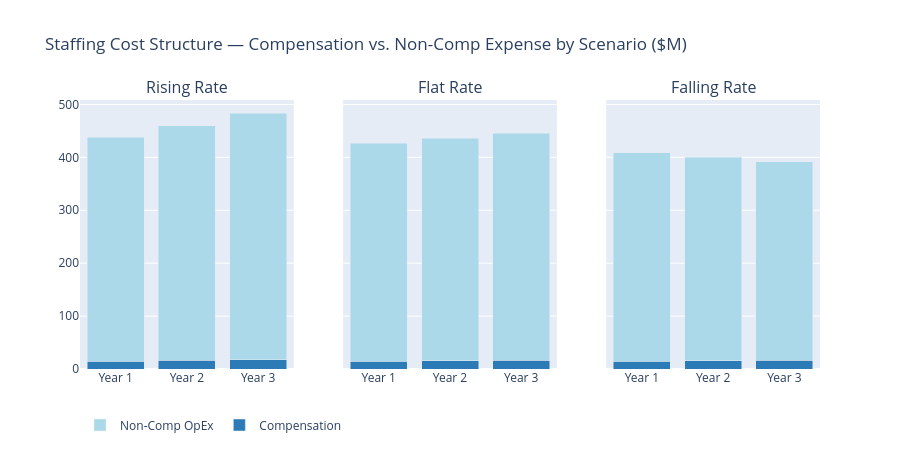

Notebook cell for this chart:
### Code cell
# SECTION 5B — Stacked Bar Chart: Comp vs Non-Comp Expense
# Shows management where cost pressure lives and whether productivity
# gains are flowing through to the expense line

fig = make_subplots(rows=1, cols=3,
                    subplot_titles=list(scenario_results.keys()),
                    shared_yaxes=True)

for col_idx, (name, df) in enumerate(scenario_results.items(), start=1):
    comp_vals    = df["Total Comp Expense ($M)"].tolist()
    noncomp_vals = (df["Noninterest Expense ($M)"] - df["Total Comp Expense ($M)"]).tolist()
    years        = df["Year"].tolist()

    fig.add_trace(go.Bar(
        name="Compensation",
        x=years, y=comp_vals,
        marker_color="#2c7bb6",
        showlegend=(col_idx == 1)
    ), row=1, col=col_idx)

    fig.add_trace(go.Bar(
        name="Non-Comp OpEx",
        x=years, y=noncomp_vals,
        marker_color="#abd9e9",
        showlegend=(col_idx == 1)
    ), row=1, col=col_idx)

fig.update_layout(
    barmode="stack",
    title_text="Staffing Cost Structure — Compensation vs. Non-Comp Expense by Scenario ($M)",
    height=450,
    legend=dict(orientation="h", y=-0.15)
)
fig.show()

### Figure 1 — Plotly figure (JSON) as saved in the notebook; plotly's stock layout.template omitted (floating-point values rounded to 4 significant figures)
{"data": [{"marker": {"color": "#2c7bb6"}, "name": "Compensation", "showlegend": true, "type": "bar", "x": ["Year 1", "Year 2", "Year 3"], "xaxis": "x", "y": [15.1, 16.1, 17.1], "yaxis": "y"}, {"marker": {"color": "#abd9e9"}, "name": "Non-Comp OpEx", "showlegend": true, "type": "bar", "x": ["Year 1", "Year 2", "Year 3"], "xaxis": "x", "y": [422.5, 443.5, 465.9], "yaxis": "y"}, {"marker": {"color": "#2c7bb6"}, "name": "Compensation", "showlegend": false, "type": "bar", "x": ["Year 1", "Year 2", "Year 3"], "xaxis": "x2", "y": [15.1, 15.9, 16.6], "yaxis": "y2"}, {"marker": {"color": "#abd9e9"}, "name": "Non-Comp OpEx", "showlegend": false, "type": "bar", "x": ["Year 1", "Year 2", "Year 3"], "xaxis": "x2", "y": [411.2, 420, 429.1], "yaxis": "y2"}, {"marker": {"color": "#2c7bb6"}, "name": "Compensation", "showlegend": false, "type": "bar", "x": ["Year 1", "Year 2", "Year 3"], "xaxis": "x3", "y": [15.1, 15.6, 16.1], "yaxis": "y3"}, {"marker": {"color": "#abd9e9"}, "name": "Non-Comp OpEx", "showlegend": false, "type": "bar", "x": ["Year 1", "Year 2", "Year 3"], "xaxis": "x3", "y": [393.9, 385, 375.7], "yaxis": "y3"}], "layout": {"annotations": [{"font": {"size": 16}, "showarrow": false, "text": "Rising Rate", "x": 0.1444, "xanchor": "center", "xref": "paper", "y": 1, "yanchor": "bottom", "yref": "paper"}, {"font": {"size": 16}, "showarrow": false, "text": "Flat Rate", "x": 0.5, "xanchor": "center", "xref": "paper", "y": 1, "yanchor": "bottom", "yref": "paper"}, {"font": {"size": 16}, "showarrow": false, "text": "Falling Rate", "x": 0.8556, "xanchor": "center", "xref": "paper", "y": 1, "yanchor": "bottom", "yref": "paper"}], "barmode": "stack", "height": 450, "legend": {"orientation": "h", "y": -0.15}, "title": {"text": "Staffing Cost Structure — Compensation vs. Non-Comp Expense by Scenario ($M)"}, "xaxis": {"anchor": "y", "domain": [0, 0.2889]}, "xaxis2": {"anchor": "y2", "domain": [0.3556, 0.6444]}, "xaxis3": {"anchor": "y3", "domain": [0.7111, 1]}, "yaxis": {"anchor": "x", "domain": [0, 1]}, "yaxis2": {"anchor": "x2", "domain": [0, 1], "matches": "y", "showticklabels": false}, "yaxis3": {"anchor": "x3", "domain": [0, 1], "matches": "y", "showticklabels": false}}}
